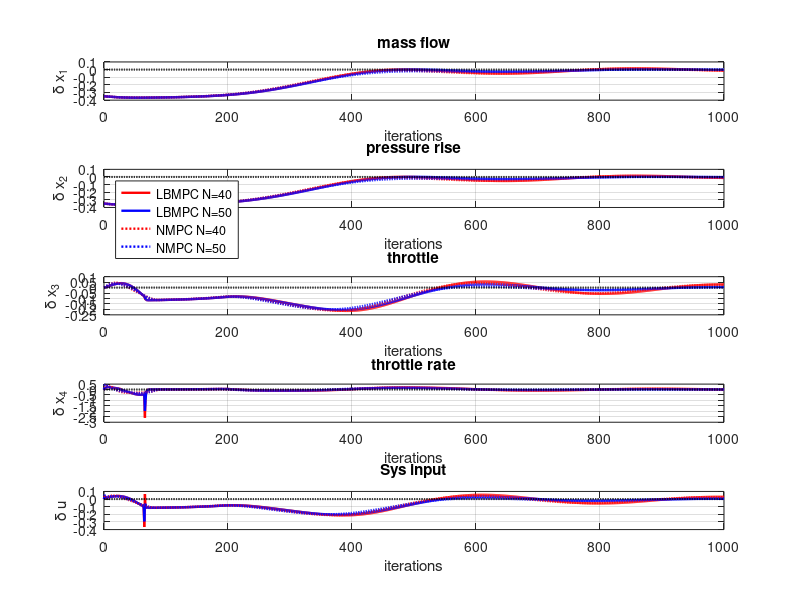

Write the MATLAB code that produced this figure.
close all;
addpath('./data/')
%% Load data
LBMPC40=load('LBMPC_N40_sys_full.mat');
LBMPC50=load('LBMPC_N50_sys_full.mat');

NMPC40=load('NMPC_N40_sys_full.mat');
NMPC50=load('NMPC_N50_sys_full.mat');

%% Plot
iterations=size(NMPC50.sysH,2)-1;

figure;
subplot(5,1,1);
plot(0:iterations, LBMPC40.sysH(1,:),'Linewidth',1.7,'Color','r'); hold on;
plot(0:iterations, LBMPC50.sysH(1,:),'Linewidth',1.7,'Color','b'); hold on;
plot(0:iterations, NMPC40.sysH(1,:),'Linewidth',1.7,'Color','r','LineStyle',':'); hold on;
plot(0:iterations, NMPC50.sysH(1,:),'Linewidth',1.7,'Color','b','LineStyle',':'); hold on;
plot(0:iterations,0*(0:iterations),'Linewidth',1.5,'LineStyle',':','Color','k'); 
grid on;
xlabel('iterations');
ylabel('\delta x_1');
title('mass flow');


subplot(5,1,2);
plot(0:iterations, LBMPC40.sysH(1,:),'Linewidth',1.7,'Color','r'); hold on;
plot(0:iterations, LBMPC50.sysH(1,:),'Linewidth',1.7,'Color','b'); hold on;
plot(0:iterations, NMPC40.sysH(1,:),'Linewidth',1.7,'Color','r','LineStyle',':'); hold on;
plot(0:iterations, NMPC50.sysH(1,:),'Linewidth',1.7,'Color','b','LineStyle',':'); hold on;
plot(0:iterations,0*(0:iterations),'Linewidth',1.5,'LineStyle',':','Color','k'); 
grid on;
xlabel('iterations');
ylabel('\delta x_2');
title('pressure rise');
legend({'LBMPC N=40', 'LBMPC N=50', 'NMPC N=40','NMPC N=50'},'Location','northwest')

subplot(5,1,3);
plot(0:iterations, LBMPC40.sysH(3,:),'Linewidth',1.7,'Color','r'); hold on;
plot(0:iterations, LBMPC50.sysH(3,:),'Linewidth',1.7,'Color','b'); hold on;
plot(0:iterations, NMPC40.sysH(3,:),'Linewidth',1.7,'Color','r','LineStyle',':'); hold on;
plot(0:iterations, NMPC50.sysH(3,:),'Linewidth',1.7,'Color','b','LineStyle',':'); hold on;
plot(0:iterations,0*(0:iterations),'Linewidth',1.5,'LineStyle',':','Color','k'); 
grid on;
xlabel('iterations');
ylabel('\delta x_3');
title('throttle');

subplot(5,1,4);
plot(0:iterations, LBMPC40.sysH(4,:),'Linewidth',1.7,'Color','r'); hold on;
plot(0:iterations, LBMPC50.sysH(4,:),'Linewidth',1.7,'Color','b'); hold on;
plot(0:iterations, NMPC40.sysH(4,:),'Linewidth',1.7,'Color','r','LineStyle',':'); hold on;
plot(0:iterations, NMPC50.sysH(4,:),'Linewidth',1.7,'Color','b','LineStyle',':'); hold on;
plot(0:iterations,0*(0:iterations),'Linewidth',1.5,'LineStyle',':','Color','k'); 
grid on;
xlabel('iterations');
ylabel('\delta x_4');
title('throttle rate');

subplot(5,1,5);
plot(0:iterations, LBMPC40.sysH(5,:),'Linewidth',1.7,'Color','r'); hold on;
plot(0:iterations, LBMPC50.sysH(5,:),'Linewidth',1.7,'Color','b'); hold on;
plot(0:iterations, NMPC40.sysH(5,:),'Linewidth',1.7,'Color','r','LineStyle',':'); hold on;
plot(0:iterations, NMPC50.sysH(5 ,:),'Linewidth',1.7,'Color','b','LineStyle',':'); hold on;
plot(0:iterations,0*(0:iterations),'Linewidth',1.5,'LineStyle',':','Color','k'); 
grid on;
xlabel('iterations');
ylabel('\delta u');
title('Sys input');
